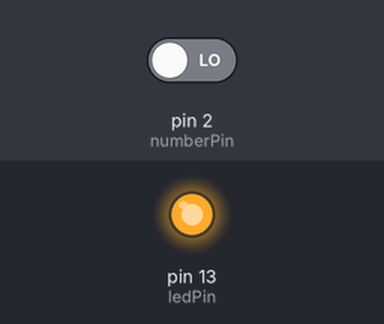
Simulated run of this sketch. Board: Arduino Uno, built with avr-gcc and run on an emulated ATmega328P. Shown: output pins drawn as LEDs (lit = HIGH). The test bench sets the inputs (shaded band); at power-on: pin 2 (numberPin) LOW.

Above: at 1.8 s.
1.9 s: pin 2 (numberPin) driven HIGH
At 2.3 s:
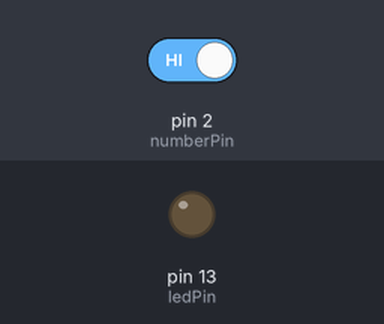
3.5 s: pin 2 (numberPin) driven LOW
At 4.7 s:
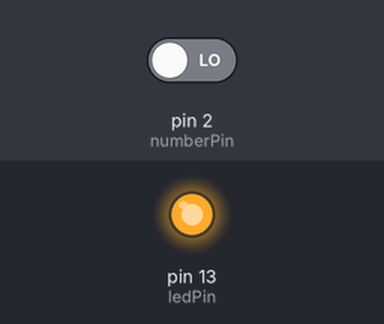
Timing chart, 0 to 6.5 s (numbered marks = the images above; inputs shaded):
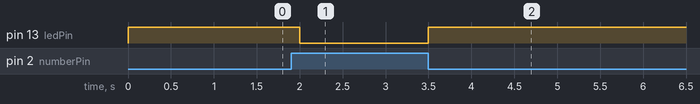

The sketch:

problem2_8.ino
```cpp
//8. Develop an Arduino program that checks if a number is even or odd and blinks an LED accordingly.
const int numberPin = 2; // Replace this with the pin number to read the number from
const int ledPin = 13;   // Replace this with the pin number connected to the LED

void setup() {
  pinMode(numberPin, INPUT);
  pinMode(ledPin, OUTPUT);
}

void loop() {
  int number = digitalRead(numberPin);
  if (number % 2 == 0) {
    digitalWrite(ledPin, HIGH); // Turn on the LED for even numbers
  } else {
    digitalWrite(ledPin, LOW);  // Turn off the LED for odd numbers
  }
  delay(500); // Adjust the delay as needed for blinking speed
}
```

Measured:
- after the input at 1.9 s, pin 13 (ledPin): HIGH → LOW after 0.10 s
- after the input at 3.5 s, pin 13 (ledPin): LOW → HIGH at once
